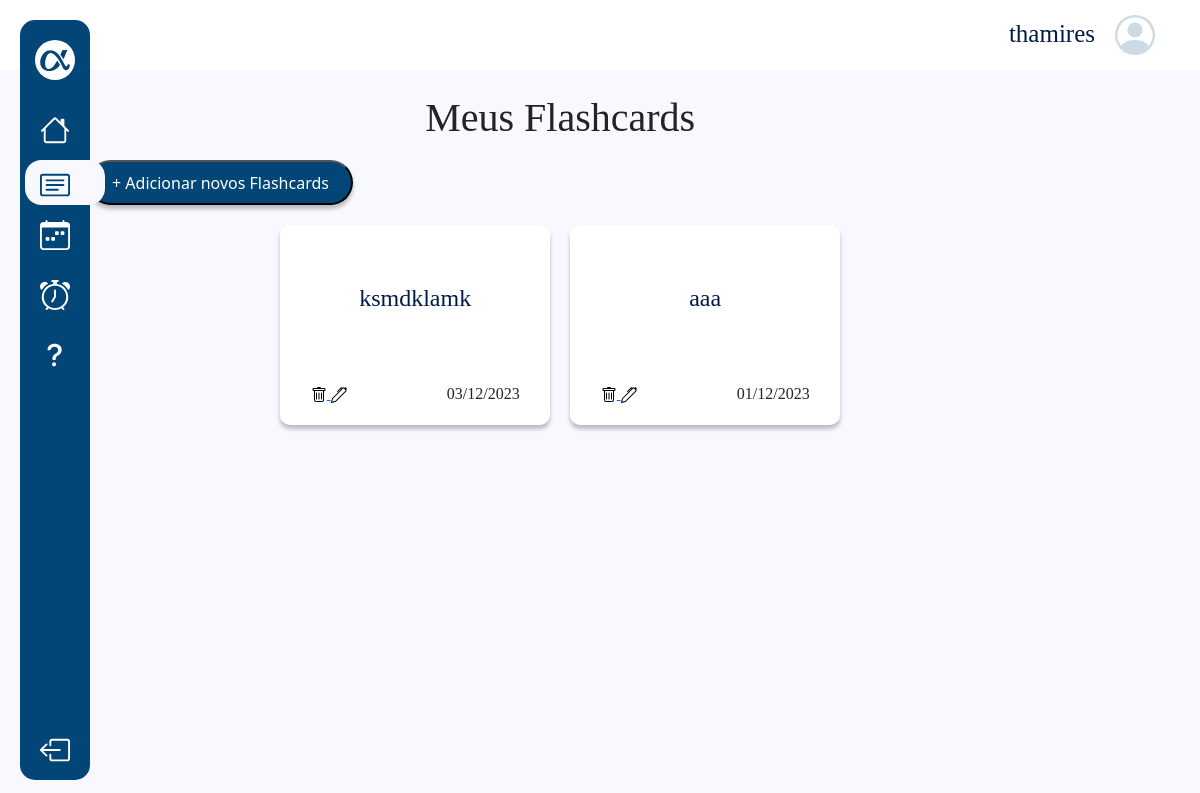
/flashcards/ (signed in), run on an earlier commit of the app's database.
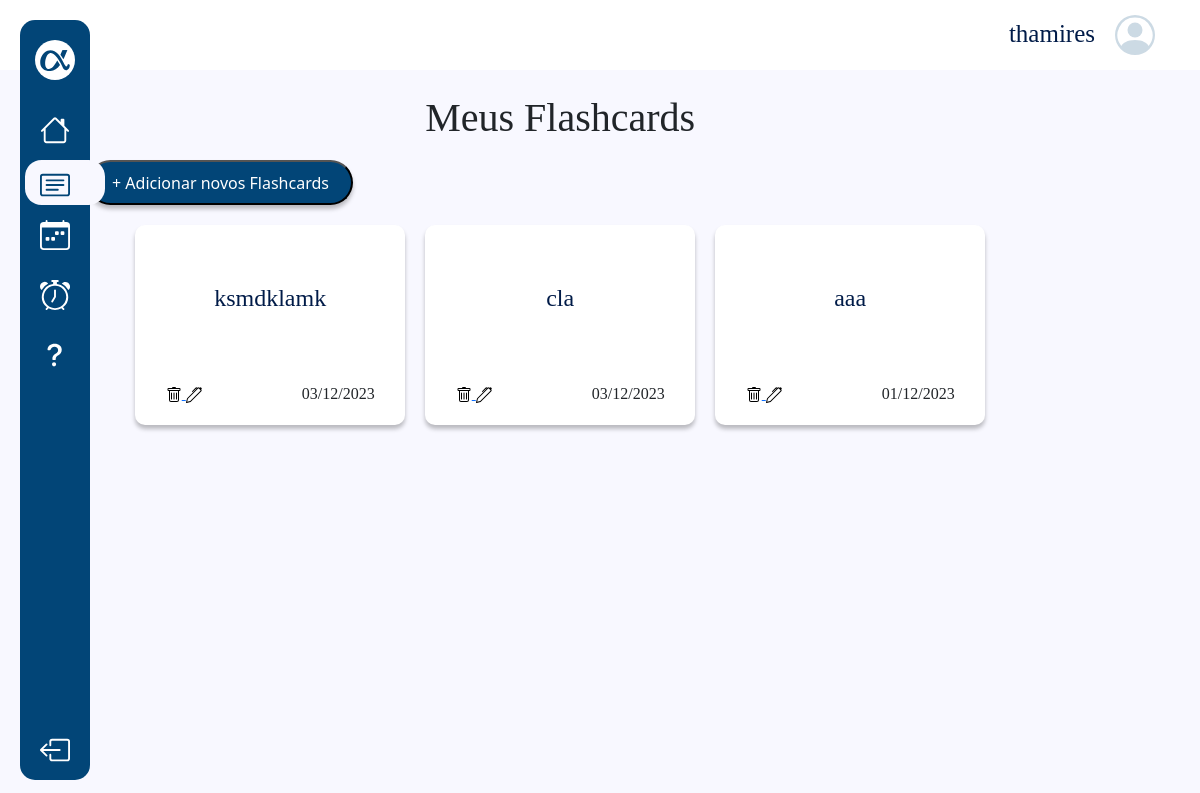
And on a later commit of the database.
### revisao/models.py (models this page shows)
class Flashcard(models.Model):
    user = models.ForeignKey(User, on_delete=models.CASCADE)
    titulo = models.CharField(max_length=150)
    content = QuillField()
    data = models.DateField(default=timezone.now)

### revisao/views.py (the view, shortened to what this page needs)
# urls.py: path('flashcards/', flashcards, name='flashcards'),
@login_required
def flashcards(request):
    flashcards = Flashcard.objects.all().filter(user=request.user).order_by('-data')
    form = FlashcardForm()
    context = {
        "flashcards": flashcards,
        "form": form,
    }
    return render(request, 'revisao/flashcard.html', context)

### revisao/templates/revisao/flashcard.html (shortened to what this page needs)
{% extends 'core/partials/base.html' %}
{% load static %}
{% block linkf%} ativo {% endblock %}
{% block content %}
<div class="tflash mt-4">
    <h1>Meus Flashcards</h1>
</div>
<div class="d-flex">
    <button type="button" class="buttonf" data-bs-toggle="modal" data-bs-target="#myModal">
        + Adicionar novos Flashcards
    </button>
</div>
<div class="">
    <div class="d-flex justify-content-center row">
        {% for flashcards in flashcards %}
        <div class="flashcards">
            <div class="tituloflash">
                <h4><a href="#" data-bs-toggle="modal"
                        data-bs-target="#flashcardModal{{ flashcards.id }}">{{flashcards.titulo }}</a></h4>
            </div>
            <div class="bflash">
                <div class="mais">
                    <a href="{% url 'remover' flashcards.id %}">
                    </a>
                    <a href="">
                    </a>
                </div>
                <div class="dataflash">
                    <p> {{ flashcards.data|date:"d/m/Y" }}</p>
                </div>
            </div>
        </div>
        {% endfor %}
    </div>
</div>
{% endblock %}

### core/templates/core/partials/base.html (shortened to what this page needs)
{% load static %}
<!DOCTYPE html>
<html lang="pt-br">
<head>
    <link href="https://cdn.jsdelivr.net/npm/bootstrap@5.3.2/dist/css/bootstrap.min.css" rel="stylesheet"
>
    <link rel="stylesheet" href="{% static 'core/css/dashboard.css' %}">
</head>
<body>
    <div class="d-flex">
        <header class="headerdash ">
            <div class="username">
                <p class="">{{user.username}}</p>
                <svg xmlns="http://www.w3.org/2000/svg" width="40" height="40" class="bi bi-person-circle"
                    viewBox="0 0 16 16">
                    <path d="M11 6a3 3 0 1 1-6 0 3 3 0 0 1 6 0z" />
                    <path fill-rule="evenodd"
                        d="M0 8a8 8 0 1 1 16 0A8 8 0 0 1 0 8zm8-7a7 7 0 0 0-5.468 11.37C3.242 11.226 4.805 10 8 10s4.757 1.225 5.468 2.37A7 7 0 0 0 8 1z" />
                </svg>
            </div>
        </header>
        <nav class="menu-lateral">
            <div class="items">
                <ul class="navul">
                    <li class="item-nav logo d-flex align-items-center justify-content-center">
                        <a href="{% url 'index' %}"><img class="navimg" src="{% static 'core/img/navlogo.svg' %}"
                                alt=""></a>
                    </li>
                    <li class="item-nav {% block linkh%} {% endblock %}">
                        <a href="{% url 'dashboard' %}"></a>
                    </li>
                    <li class="item-nav {% block linkf%} {% endblock %}">
                        <a href="{% url 'flashcards' %}"></a>
                    </li>
                    <li class="item-nav {% block linkc%} {% endblock %}">
                        <a href="{% url 'calendario' %}"></a>
                    </li>
                    <li class="item-nav {% block linkp%} {% endblock %}">
                        <a href="{% url 'pomodoro' %}"></a>
                    </li>
                    <li class="item-nav {% block linkq%} {% endblock %}">
                        <a href="{% url 'estatisticas' %}"></a>
                    </li>
                    <li class="item-nav sair">
                        <a href="{% url 'logout' %}"></a>
                    </li>
                </ul>
            </div>
        </nav>
    </div>
    <main class="container">
        <div class="centro">
            {% block content %}
            {% endblock %}
        </div>
    </main>
</body>
</html>

### core/static/core/css/dashboard.css (style rules this page uses)
.username { color: #001B48; font-size: 25px; display: flex; justify-content: flex-end; margin: 15px; max-width: 95%; font-family: 'Merriweather'; }
.username p { margin-right: 20px; font-family: 'Merriweather'; }
.username svg { fill: rgba(2, 69, 119, 0.20); ; }
.headerdash { height: 70px; background-color: #fff; width: 100%; }
body { background-color: #F8F8FF; }
nav.menu-lateral { width: 70px; height: 95vh; background-color: #024577; margin: 20px; position: fixed; border-radius: 15px; }
.item-nav.logo { border-radius: 50%; width: 40px; height: 40px; background-color: #fff; margin-bottom: 20px; }
.item-nav svg { fill: #fff; }
.item-nav img { fill: #fff; }
.item-nav { padding-top: 15px; padding-bottom: 15px; display: flex; list-style-type: none; }
.ativo { background-color: #F8F8FF; border-radius: 16.5px; width: 80px; height: 45px; margin-left: 20px; padding: 10px 15px; }
.ativo svg { fill: #024577; }
.navul { margin-top: 20px; padding-left: 0; display: flex; flex-direction: column; align-items: center; justify-content: flex-start; }
ul .sair { position: absolute; bottom: 0; }
.flashcards { width: 270px; height: 200px; margin: 10px; border-radius: 10px; background: #FFF; box-shadow: 0px 4px 4px 0px rgba(0, 0, 0, 0.25); font-family: 'Merriweather'; display: flex; flex-direction: column; justify-content: space-between; align-items: center; }
.tituloflash { display: flex; align-items: center; flex-grow: 1; font-family: 'Merriweather'; }
.bflash { display: flex; padding: 3px; }
.mais { margin-right: 100px; }
.tituloflash a { text-decoration: none; color: #001B48; }
.buttonf { width: 265px; height: 45px; border-radius: 50px; background: #024577; box-shadow: 0px 4px 4px 0px rgba(0, 0, 0, 0.25); color: #FFF; margin: 10px 30px ; }
.tflash { font-family: 'Merriweather'; display: flex; justify-content: center; }
.centro { margin-left: 1em; max-width: 90%; }

What changed in the data, as far as the page shows it:
added Flashcard: titulo "cla", data "03/12/2023"
